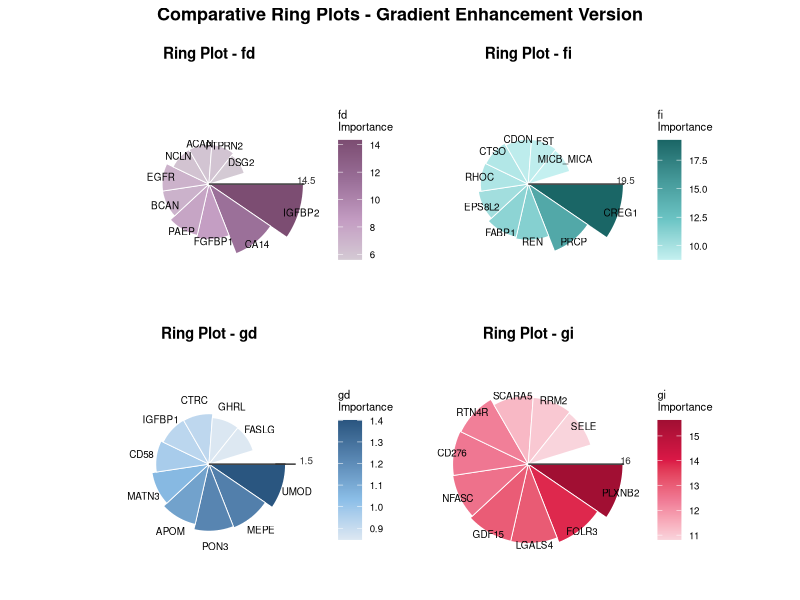

This chart was generated by the following R code:
gd <- read.csv("./data/Dementia-gradient_importance_Gradually_Decreasing_Deep_ordinal_regression.csv", stringsAsFactors = FALSE)
gi <- read.csv("./data/Dementia-gradient_importance_dementia_Gradually_Increasing_Deep_ordinal_regression.csv", stringsAsFactors = FALSE)
fi <- read.csv("./data/Dementia-gradient_importance_dementia_Fluctuating_Increasing_Deep_ordinal_regression.csv", stringsAsFactors = FALSE)
fd <- read.csv("./data/Dementia-gradient_importance_dementia_Fluctuating_Decreasing_Deep_ordinal_regression.csv", stringsAsFactors = FALSE)

# Load required libraries
library(dplyr)
library(ggplot2)
library(scales)
library(patchwork)

plot_single_ring <- function(df, source_name, fill_colors) {
  # Compute rounded maximum value
  max_value <- max(df$Gradient.Importance)
  axis_limit <- ifelse(
    max_value %% 1 == 0, 
    max_value,
    ceiling(max_value * 2) / 2
  )
  
  axis_height <- axis_limit
  
  # Select top 10 proteins
  df_top <- df %>% 
    slice_max(Gradient.Importance, n = 10) %>%
    mutate(
      height_ratio = Gradient.Importance / max_value,
      ymin = 10,
      ymax = ymin + height_ratio * axis_height,
      id = row_number(),
      angle = 360 * (id - 1)/10,
      label_angle = ifelse(angle > 180, angle - 180, angle),
      hjust = ifelse(angle > 180, 1, 0)
    )
  
  axis_angle <- 360
  
  # Axis line
  axis_line <- data.frame(
    x = axis_angle,
    xend = axis_angle,
    y = 10,
    yend = 10 + axis_height
  )
  
  # Axis tick
  tick_height <- axis_height + 10
  ticks <- data.frame(
    x = axis_angle,
    xend = axis_angle,
    y = tick_height - 0.2,
    yend = tick_height + 0.2,
    label = round(axis_limit, 1)
  )
  
  # Ring plot
  ggplot(df_top) +
    geom_rect(
      aes(xmin = angle - 18, xmax = angle + 18, ymin = ymin, ymax = ymax, fill = Gradient.Importance),
      color = "white", linewidth = 0.3
    ) +
    scale_fill_gradientn(
      colours = fill_colors,
      name = paste(source_name, "\nImportance")
    ) +
    geom_segment(data = axis_line,
                 aes(x = x, xend = xend, y = y, yend = yend),
                 inherit.aes = FALSE, color = "gray20", linewidth = 0.5) +
    geom_segment(data = ticks,
                 aes(x = x, xend = xend, y = y, yend = yend),
                 inherit.aes = FALSE, color = "gray20", linewidth = 0.5) +
    geom_text(data = ticks,
              aes(x = x, y = yend + 0.2, label = label),
              inherit.aes = FALSE, hjust = 0.5, vjust = 0, size = 2.5, color = "gray20") +
    geom_text(
      aes(x = angle, y = ymax + 0.3, label = Protein),
      size = 2.5, angle = 0, hjust = 0.5
    ) +
    coord_polar(theta = "x", start = pi/2) +
    theme_void() +
    ggtitle(paste("Ring Plot -", source_name)) +
    theme(
      plot.title = element_text(hjust = 0.5, face = "bold", size = 11),
      plot.margin = margin(5, 5, 5, 5),
      legend.position = "right",
      legend.title = element_text(size = 8),
      legend.text = element_text(size = 7)
    )
}

# Custom color schemes
fd_colors <- c("#d4cad4", "#c39cc2", "#9a6f98", "#7c4d72")
fi_colors <- c("#c4f0f0", "#6cc5c5", "#459999", "#1a6666")
gi_colors <- c("#f9d4dc", "#f07a95", "#db1846", "#a10f33")
gd_colors <- c("#dde8f2", "#8cbfe8", "#5a88b4", "#2a5680")

# Generate plots
p1 <- plot_single_ring(fd, "fd", fd_colors)
p2 <- plot_single_ring(fi, "fi", fi_colors)
p3 <- plot_single_ring(gd, "gd", gd_colors)
p4 <- plot_single_ring(gi, "gi", gi_colors)

# Combine plots
final_plot <- (p1 | p2) / (p3 | p4) +
  plot_annotation(title = "Comparative Ring Plots - Gradient Enhancement Version",
                  theme = theme(plot.title = element_text(hjust = 0.5, size = 13, face = "bold")))

# Save output
ggsave("./plot/Protein_selection-dementia-softened_gradient.pdf", final_plot, width = 12, height = 8, units = "in")
